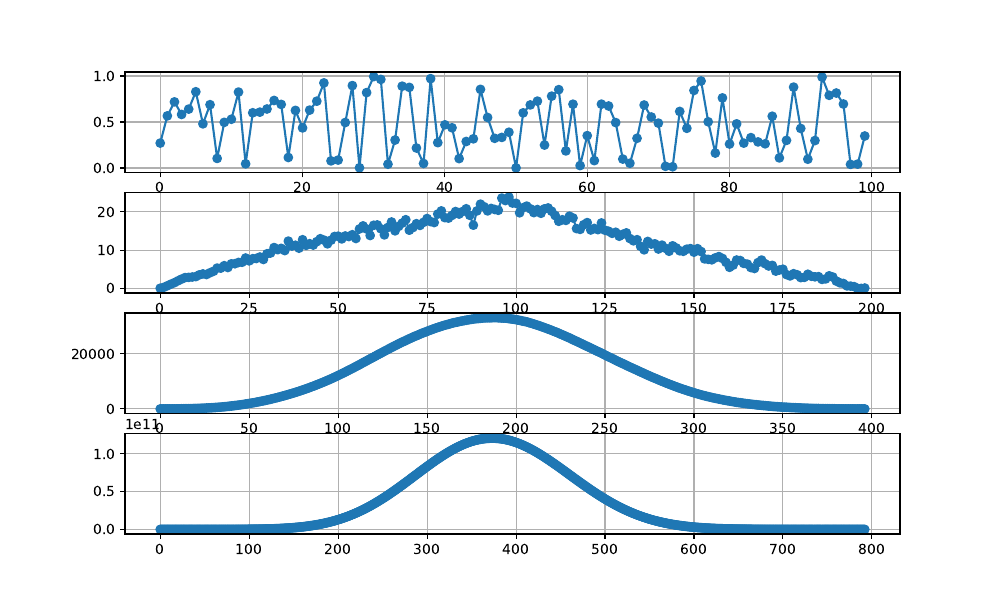

Write Python code to recreate this figure.
import matplotlib.pyplot as plt
import numpy as np
import scipy as sp

if __name__ == '__main__':
    N = 100
    xn = np.random.rand(N)
    
    fig, axs = plt.subplots(4, figsize=(10, 6))
    axs[0].plot(xn, marker = 'o')
    axs[0].grid(True)
    xn = np.convolve(xn, xn, 'full')
    axs[1].plot(xn, marker = 'o')
    axs[1].grid(True)
    xn = np.convolve(xn, xn, 'full')
    axs[2].plot(xn, marker = 'o')
    axs[2].grid(True)
    xn = np.convolve(xn, xn, 'full')
    axs[3].plot(xn, marker = 'o')
    axs[3].grid(True)
    plt.savefig('./labs/06/01.pdf')
    plt.show()